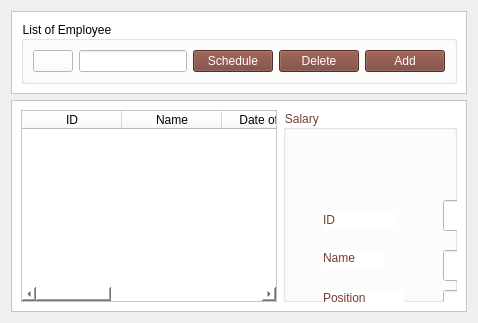
            <widget class="QWidget" name="pageEmployee">
             <layout class="QVBoxLayout" name="verticalLayout_9">
              <item>
               <layout class="QVBoxLayout" name="verticalLayout_7">
                <item>
                 <widget class="QFrame" name="frame_4">
                  <property name="styleSheet">
                   <string notr="true">background-color: rgb(255, 255, 255);</string>
                  </property>
                  <property name="frameShape">
                   <enum>QFrame::Shape::StyledPanel</enum>
                  </property>
                  <property name="frameShadow">
                   <enum>QFrame::Shadow::Raised</enum>
                  </property>
                  <layout class="QHBoxLayout" name="horizontalLayout_6">
                   <item>
                    <widget class="QGroupBox" name="groupBox_4">
                     <property name="sizePolicy">
                      <sizepolicy hsizetype="Expanding" vsizetype="Preferred">
                       <horstretch>0</horstretch>
                       <verstretch>0</verstretch>
                      </sizepolicy>
                     </property>
                     <property name="title">
                      <string>List of Employee</string>
                     </property>
                     <layout class="QHBoxLayout" name="horizontalLayout_7">
                      <item>
                       <layout class="QHBoxLayout" name="horizontalLayout_15">
                        <item>
                         <widget class="QPushButton" name="pushButton_6">
                          <property name="text">
                           <string/>
                          </property>
                          <property name="icon">
                           <iconset>
                            <normaloff>../images/5402443_search_find_magnifier_magnifying_magnifying glass_icon.png</normaloff>../images/5402443_search_find_magnifier_magnifying_magnifying glass_icon.png</iconset>
                          </property>
                          <property name="iconSize">
                           <size>
                            <width>20</width>
                            <height>20</height>
                           </size>
                          </property>
                         </widget>
                        </item>
                        <item>
                         <widget class="QLineEdit" name="lineEditSearchEmployee"/>
                        </item>
                       </layout>
                      </item>
                      <item>
                       <layout class="QHBoxLayout" name="horizontalLayout_14">
                        <item>
                         <widget class="QPushButton" name="pushButtonDetails_E">
                          <property name="styleSheet">
                           <string notr="true">background-color: rgb(118, 62, 50);
color: rgb(255, 255, 255);</string>
                          </property>
                          <property name="text">
                           <string>Schedule</string>
                          </property>
                         </widget>
                        </item>
                        <item>
                         <widget class="QPushButton" name="pushButtonDeleteEmployee">
                          <property name="styleSheet">
                           <string notr="true">background-color: rgb(118, 62, 50);
color: rgb(255, 255, 255);</string>
                          </property>
                          <property name="text">
                           <string>Delete</string>
                          </property>
                         </widget>
                        </item>
                        <item>
                         <widget class="QPushButton" name="pushButtonAddEmployee">
                          <property name="styleSheet">
                           <string notr="true">background-color: rgb(118, 62, 50);
color: rgb(255, 255, 255);</string>
                          </property>
                          <property name="text">
                           <string>Add</string>
                          </property>
                         </widget>
                        </item>
                       </layout>
                      </item>
                     </layout>
                    </widget>
                   </item>
                  </layout>
                 </widget>
                </item>
               </layout>
              </item>
              <item>
               <layout class="QVBoxLayout" name="verticalLayout_8">
                <item>
                 <widget class="QFrame" name="frame_3">
                  <property name="sizePolicy">
                   <sizepolicy hsizetype="Expanding" vsizetype="Expanding">
                    <horstretch>0</horstretch>
                    <verstretch>0</verstretch>
                   </sizepolicy>
                  </property>
                  <property name="styleSheet">
                   <string notr="true">background-color: rgb(255, 255, 255);</string>
                  </property>
                  <property name="frameShape">
                   <enum>QFrame::Shape::StyledPanel</enum>
                  </property>
                  <property name="frameShadow">
                   <enum>QFrame::Shadow::Raised</enum>
                  </property>
                  <layout class="QHBoxLayout" name="horizontalLayout_20">
                   <item>
                    <layout class="QVBoxLayout" name="verticalLayout_14">
                     <item>
                      <widget class="QTableWidget" name="tableWidgetEmployee">
                       <property name="sizePolicy">
                        <sizepolicy hsizetype="Preferred" vsizetype="Expanding">
                         <horstretch>0</horstretch>
                         <verstretch>0</verstretch>
                        </sizepolicy>
                       </property>
                       <column>
                        <property name="text">
                         <string>ID</string>
                        </property>
                       </column>
                       <column>
                        <property name="text">
                         <string>Name</string>
                        </property>
                       </column>
                       <column>
                        <property name="text">
                         <string>Date of birth</string>
                        </property>
                       </column>
                       <column>
                        <property name="text">
                         <string>Phone number</string>
                        </property>
                       </column>
                       <column>
                        <property name="text">
                         <string>Position</string>
                        </property>
                       </column>
                       <column>
                        <property name="text">
                         <string>Start working date</string>
                        </property>
                       </column>
                      </widget>
                     </item>
                    </layout>
                   </item>
                   <item>
                    <layout class="QVBoxLayout" name="verticalLayout_34">
                     <item>
                      <widget class="QGroupBox" name="groupBox_5">
                       <property name="styleSheet">
                        <string notr="true">color: rgb(118, 62, 50);
font: 700 14pt &quot;Segoe UI&quot;;</string>
                       </property>
                       <property name="title">
                        <string>Salary </string>
                       </property>
                       <widget class="QLineEdit" name="lineEditID_E">
                        <property name="geometry">
                         <rect>
                          <x>160</x>
                          <y>90</y>
                          <width>401</width>
                          <height>31</height>
                         </rect>
                        </property>
                       </widget>
                       <widget class="QLabel" name="label_3">
                        <property name="geometry">
                         <rect>
                          <x>40</x>
                          <y>100</y>
                          <width>71</width>
                          <height>20</height>
                         </rect>
                        </property>
                        <property name="text">
                         <string>ID</string>
                        </property>
                       </widget>
                       <widget class="QLabel" name="label_9">
                        <property name="geometry">
                         <rect>
                          <x>40</x>
                          <y>140</y>
                          <width>61</width>
                          <height>16</height>
                         </rect>
                        </property>
                        <property name="text">
                         <string>Name</string>
                        </property>
                       </widget>
                       <widget class="QLabel" name="label_14">
                        <property name="geometry">
                         <rect>
                          <x>40</x>
                          <y>180</y>
                          <width>81</width>
                          <height>16</height>
                         </rect>
                        </property>
                        <property name="text">
                         <string>Position</string>
                        </property>
                       </widget>
                       <widget class="QLabel" name="label_15">
                        <property name="geometry">
                         <rect>
                          <x>40</x>
                          <y>220</y>
                          <width>71</width>
                          <height>31</height>
                         </rect>
                        </property>
                        <property name="text">
                         <string>Type</string>
                        </property>
                       </widget>
                       <widget class="QLineEdit" name="lineEditName_E">
                        <property name="geometry">
                         <rect>
                          <x>160</x>
                          <y>140</y>
                          <width>401</width>
                          <height>31</height>
                         </rect>
                        </property>
                       </widget>
                       <widget class="QLineEdit" name="lineEditPosition_E">
                        <property name="geometry">
                         <rect>
                          <x>160</x>
                          <y>180</y>
                          <width>401</width>
                          <height>31</height>
                         </rect>
                        </property>
                       </widget>
                       <widget class="QLineEdit" name="lineEditType_E">
                        <property name="geometry">
                         <rect>
                          <x>160</x>
                          <y>220</y>
                          <width>401</width>
                          <height>31</height>
                         </rect>
                        </property>
                       </widget>
                       <widget class="QLineEdit" name="lineEditSalary">
                        <property name="geometry">
                         <rect>
                          <x>172</x>
                          <y>320</y>
                          <width>391</width>
                          <height>31</height>
                         </rect>
                        </property>
                       </widget>
                       <widget class="QPushButton" name="pushButtonCalculate">
                        <property name="geometry">
                         <rect>
                          <x>290</x>
                          <y>270</y>
                          <width>131</width>
                          <height>41</height>
                         </rect>
                        </property>
                        <property name="styleSheet">
                         <string notr="true">background-color: rgb(118, 62, 50);
color: rgb(255, 255, 255);</string>
                        </property>
                        <property name="text">
                         <string>Calculate</string>
                        </property>
                       </widget>
                       <widget class="QLabel" name="label_16">
                        <property name="geometry">
                         <rect>
                          <x>40</x>
                          <y>320</y>
                          <width>111</width>
                          <height>31</height>
                         </rect>
                        </property>
                        <property name="text">
                         <string>Salary</string>
                        </property>
                       </widget>
                       <widget class="QLabel" name="label_17">
                        <property name="geometry">
                         <rect>
                          <x>40</x>
                          <y>410</y>
                          <width>151</width>
                          <height>31</height>
                         </rect>
                        </property>
                        <property name="text">
                         <string>Weekly shifts</string>
                        </property>
                       </widget>
                       <widget class="QLabel" name="label_18">
                        <property name="geometry">
                         <rect>
                          <x>40</x>
                          <y>360</y>
                          <width>131</width>
                          <height>31</height>
                         </rect>
                        </property>
                        <property name="text">
                         <string>Day absence</string>
                        </property>
                       </widget>
                       <widget class="QLineEdit" name="lineEditWeeklyShifts">
                        <property name="geometry">
                         <rect>
                          <x>170</x>
                          <y>410</y>
                          <width>391</width>
                          <height>31</height>
                         </rect>
                        </property>
                       </widget>
                       <widget class="QLineEdit" name="lineEditDayAbsence">
                        <property name="geometry">
                         <rect>
                          <x>170</x>
                          <y>360</y>
                          <width>391</width>
                          <height>31</height>
                         </rect>
                        </property>
                       </widget>
                      </widget>
                     </item>
                    </layout>
                   </item>
                  </layout>
                 </widget>
                </item>
               </layout>
              </item>
             </layout>
            </widget>
